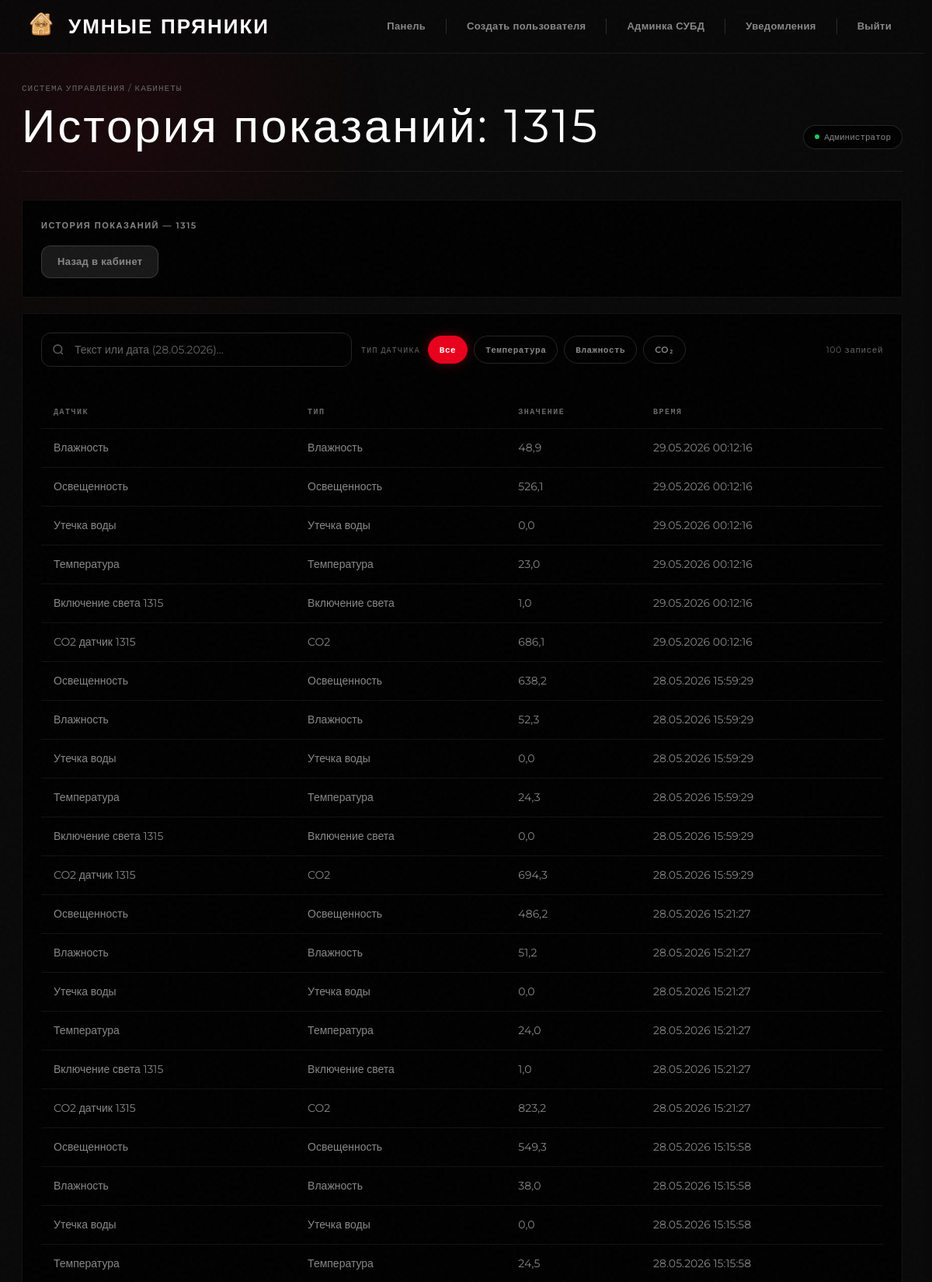
The page /dashboard/room/1/history/ (signed in, upper part) on the database its author committed.
### university/models.py (models this page shows, shortened)
class Room(models.Model):
    BUILDING_CHOICES = [
        (1, "1 корпус"),
        (2, "2 корпус"),
    ]
    name = models.CharField("Название кабинета", max_length=50)
    building = models.PositiveSmallIntegerField("Корпус", choices=BUILDING_CHOICES, default=1)
    floor = models.IntegerField("Этаж")
    chairs = models.IntegerField("Количество стульев", default=0)
    desks = models.IntegerField("Количество парт", default=0)
    computers = models.IntegerField("Количество компьютеров", default=0)
    windows = models.IntegerField("Количество окон", default=0)
    description = models.TextField("Описание кабинета", blank=True)
    window_open = models.BooleanField("Окна открыты", default=False)
    conditioners = models.IntegerField("Количество кондиционеров", default=0)
    class Meta:
        verbose_name = "Кабинет"
        verbose_name_plural = "Кабинеты"

class SensorData(models.Model):
    sensor = models.ForeignKey(
        Sensor,
        verbose_name="Датчик",
        on_delete=models.CASCADE,
    )
    value = models.FloatField("Значение")
    created_at = models.DateTimeField("Время записи", auto_now_add=True)
    class Meta:
        verbose_name = "Показание датчика"
        verbose_name_plural = "Показания датчиков"
        ordering = ("-created_at",)

class Sensor(models.Model):
    STATUS_CHOICES = [
        ("active", "Работает"),
        ("error", "Ошибка"),
        ("disabled", "Выключен"),
    ]
    room = models.ForeignKey(
        Room,
        verbose_name="Кабинет",
        on_delete=models.CASCADE,
    )
    sensor_type = models.ForeignKey(
        SensorType,
        verbose_name="Тип датчика",
        on_delete=models.CASCADE,
    )
    name = models.CharField("Название датчика", max_length=100)
    status = models.CharField(
        "Статус",
        max_length=20,
        choices=STATUS_CHOICES,
        default="active",
    )
    last_value = models.FloatField("Последнее значение", null=True, blank=True)
    last_updated = models.DateTimeField("Время последнего обновления", auto_now=True)
    class Meta:
        verbose_name = "Датчик"
        verbose_name_plural = "Датчики"

class SensorType(models.Model):
    name = models.CharField("Название типа датчика", max_length=100)
    class Meta:
        verbose_name = "Тип датчика"
        verbose_name_plural = "Типы датчиков"

### university/views.py (the view)
# urls.py: path("dashboard/room/<int:room_id>/history/", views.room_history, name="room_history"),
@moderator_or_admin_required
def room_history(request, room_id):
    rooms = Room.objects.all()
    profile = getattr(request.user, "profile", None)
    if not request.user.is_superuser:
        rooms = rooms.filter(building=profile.building)
    room = get_object_or_404(rooms, pk=room_id)
    history = (
        SensorData.objects.filter(sensor__room=room)
        .select_related("sensor", "sensor__sensor_type")
        .order_by("-created_at")[:100]
    )
    context = {
        "room": room,
        "history": history,
        "title": f"История показаний: {room.name}",
    }
    return render(request, "dashboard/history.html", context)

### university/context_processors.py (called while the page is built, shortened)
def unread_notification_popup(request):
    if not request.user.is_authenticated:
        return {"popup_notifications": []}
    if request.session.get("notifications_popup_shown") is True:
        return {"popup_notifications": []}

### university/templates/dashboard/history.html (shortened to what this page needs)
{% extends "dashboard/base.html" %}
{% block content %}
<div class="card">
    <h2>История показаний — {{ room.name }}</h2>
    <div class="actions">
        <a class="btn btn-secondary" href="{% url 'university:room_detail' room.id %}">Назад в кабинет</a>
    </div>
</div>
<div class="card" style="margin-top: 20px;">
    <div class="controls-bar">
        <div class="search-wrap">
            <svg width="16" height="16" fill="none" stroke="currentColor" stroke-width="2" viewBox="0 0 24 24"><circle cx="11" cy="11" r="8"/><path d="m21 21-4.35-4.35"/></svg>
            <input type="text" class="table-search-input" data-target="historyTable" list="dates-historyTable" placeholder="Текст или дата (28.05.2026)…" autocomplete="off">
        </div>
        <div class="filter-group">
            <span class="filter-label">Тип датчика</span>
            <button type="button" class="filter-btn active" data-target="historyTable" data-val="all">Все</button>
            <button type="button" class="filter-btn" data-target="historyTable" data-val="Температура">Температура</button>
            <button type="button" class="filter-btn" data-target="historyTable" data-val="Влажность">Влажность</button>
            <button type="button" class="filter-btn" data-target="historyTable" data-val="CO2">CO₂</button>
        </div>
        <span class="results-count">{{ history|length }} записей</span>
    </div>
    <div style="overflow-x: auto;">
        <table id="historyTable">
            <thead>
                <tr>
                    <th>Датчик</th>
                    <th>Тип</th>
                    <th>Значение</th>
                    <th>Время</th>
                </tr>
            </thead>
            <tbody>
                {% for item in history %}
                    <tr>
                        <td>{{ item.sensor.name }}</td>
                        <td>{{ item.sensor.sensor_type.name }}</td>
                        <td>{{ item.value }}</td>
                        <td>{{ item.created_at|date:"d.m.Y H:i:s" }}</td>
                    </tr>
                {% empty %}
                    <tr>
                        <td colspan="4">История пустая.</td>
                    </tr>
                {% endfor %}
            </tbody>
        </table>
    </div>
</div>
{% endblock %}

### rows shown on the page
Room: name "1315"
SensorData: sensor.name "Влажность", sensor.sensor_type.name "Влажность", value "48,9", created_at "29.05.2026 00:12:16"
SensorData: sensor.name "Освещенность", sensor.sensor_type.name "Освещенность", value "526,1", created_at "29.05.2026 00:12:16"
SensorData: sensor.name "Утечка воды", sensor.sensor_type.name "Утечка воды", value "0,0", created_at "29.05.2026 00:12:16"
SensorData: sensor.name "Температура", sensor.sensor_type.name "Температура", value "23,0", created_at "29.05.2026 00:12:16"
SensorData: sensor.name "Включение света 1315", sensor.sensor_type.name "Включение света", value "1,0", created_at "29.05.2026 00:12:16"
SensorData: sensor.name "CO2 датчик 1315", sensor.sensor_type.name "CO2", value "686,1", created_at "29.05.2026 00:12:16"
SensorData: sensor.name "Освещенность", sensor.sensor_type.name "Освещенность", value "638,2", created_at "28.05.2026 15:59:29"
SensorData: sensor.name "Влажность", sensor.sensor_type.name "Влажность", value "52,3", created_at "28.05.2026 15:59:29"
SensorData: sensor.name "Утечка воды", sensor.sensor_type.name "Утечка воды", value "0,0", created_at "28.05.2026 15:59:29"
SensorData: sensor.name "Температура", sensor.sensor_type.name "Температура", value "24,3", created_at "28.05.2026 15:59:29"
SensorData: sensor.name "Включение света 1315", sensor.sensor_type.name "Включение света", value "0,0", created_at "28.05.2026 15:59:29"
SensorData: sensor.name "CO2 датчик 1315", sensor.sensor_type.name "CO2", value "694,3", created_at "28.05.2026 15:59:29"
SensorData: sensor.name "Освещенность", sensor.sensor_type.name "Освещенность", value "486,2", created_at "28.05.2026 15:21:27"
SensorData: sensor.name "Влажность", sensor.sensor_type.name "Влажность", value "51,2", created_at "28.05.2026 15:21:27"
SensorData: sensor.name "Утечка воды", sensor.sensor_type.name "Утечка воды", value "0,0", created_at "28.05.2026 15:21:27"
SensorData: sensor.name "Температура", sensor.sensor_type.name "Температура", value "24,0", created_at "28.05.2026 15:21:27"
SensorData: sensor.name "Включение света 1315", sensor.sensor_type.name "Включение света", value "1,0", created_at "28.05.2026 15:21:27"
SensorData: sensor.name "CO2 датчик 1315", sensor.sensor_type.name "CO2", value "823,2", created_at "28.05.2026 15:21:27"
SensorData: sensor.name "Освещенность", sensor.sensor_type.name "Освещенность", value "549,3", created_at "28.05.2026 15:15:58"
SensorData: sensor.name "Влажность", sensor.sensor_type.name "Влажность", value "38,0", created_at "28.05.2026 15:15:58"
SensorData: sensor.name "Утечка воды", sensor.sensor_type.name "Утечка воды", value "0,0", created_at "28.05.2026 15:15:58"
SensorData: sensor.name "Температура", sensor.sensor_type.name "Температура", value "24,5", created_at "28.05.2026 15:15:58"

### other values the page prints
{{ title }} "История показаний: 1315"
{{ history|length }} "100"
